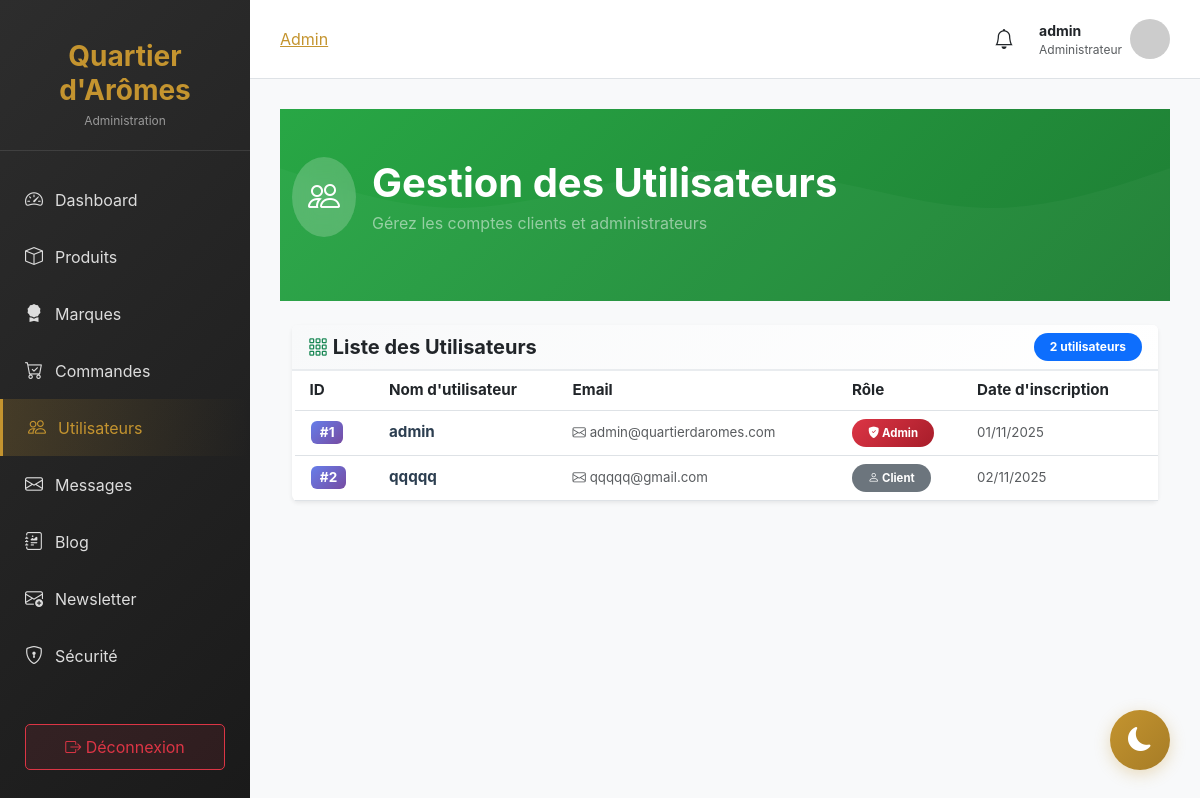
Page /admin/users (signed in) on the committed database.
### models.py (models this page shows, shortened)
class User(db.Model, UserMixin):
    __tablename__ = 'users'
    id = db.Column(db.Integer, primary_key=True)
    username = db.Column(db.String(80), unique=True, nullable=False)
    email = db.Column(db.String(120), unique=True, nullable=False)
    password = db.Column(db.String(200), nullable=False)
    first_name = db.Column(db.String(100))
    last_name = db.Column(db.String(100))
    phone = db.Column(db.String(20))
    address = db.Column(db.Text)
    is_admin = db.Column(db.Boolean, default=False)
    created_at = db.Column(db.DateTime, default=datetime.utcnow)
    orders = db.relationship('Order', backref='customer', lazy=True)

### app.py (the view)
@app.route('/admin/users')
@admin_required
def admin_users():
    users = User.query.all()
    return render_template('admin/manage_users.html', users=users)

### app.py (called while the page is built)
@login_manager.user_loader
def load_user(user_id):
    return User.query.get(int(user_id))

@app.context_processor
def inject_now():
    return {'now': datetime.now()}

@app.context_processor
def inject_cart_count():
    if current_user.is_authenticated:
        cart_count = CartItem.query.filter_by(user_id=current_user.id).count()
    else:
        cart = session.get('cart', {})
        cart_count = len(cart)
    return {'cart_count': cart_count}

def admin_required(f):
    @wraps(f)
    def decorated_function(*args, **kwargs):
        if not current_user.is_authenticated:
            flash('Veuillez vous connecter en tant qu\'administrateur.', 'warning')
            return redirect(url_for('admin_login'))
        elif not current_user.is_admin:
            flash('Accès refusé. Cette page est réservée aux administrateurs.', 'danger')
            return redirect(url_for('index'))
        return f(*args, **kwargs)
    return decorated_function

@app.after_request
def add_cache_headers(response):
    if request.path.startswith('/static/'):
        response.cache_control.max_age = 31536000
        response.cache_control.public = True
    return response

@app.after_request
def set_security_headers(response):
    response.headers['X-Content-Type-Options'] = 'nosniff'
    response.headers['X-Frame-Options'] = 'SAMEORIGIN'
    response.headers['X-XSS-Protection'] = '1; mode=block'
    response.headers['Content-Security-Policy'] = (
        "default-src 'self'; "
        "script-src 'self' 'unsafe-inline' 'unsafe-eval' https://cdn.jsdelivr.net; "
        "style-src 'self' 'unsafe-inline' https://cdn.jsdelivr.net; "
        "img-src 'self' data: https:; "
        "font-src 'self' https://cdn.jsdelivr.net; "
        "connect-src 'self';"
    )
    response.headers['Referrer-Policy'] = 'strict-origin-when-cross-origin'
    response.headers['Permissions-Policy'] = 'geolocation=(), microphone=(), camera=()'
    return response

### templates/admin/manage_users.html (shortened to what this page needs)
{% extends "admin/base_admin.html" %}
{% block content %}
<section class="py-5" style="background: linear-gradient(135deg, #28a745 0%, #1e7e34 100%); position: relative; overflow: hidden;">
    <div style="position: absolute; top: 0; right: 0; bottom: 0; left: 0; background-size: cover; opacity: 0.3;"></div>
    <div class="container-fluid text-white" style="position: relative; z-index: 1;">
        <div class="row align-items-center">
            <div class="col-md-12">
                <div class="d-flex align-items-center mb-3">
                    <div class="rounded-circle p-3 me-3" style="background: rgba(255, 255, 255, 0.2); backdrop-filter: blur(10px);">
                        <i class="bi bi-people fs-2"></i>
                    </div>
                    <div>
                        <h1 class="fw-bold mb-1 display-6">Gestion des Utilisateurs</h1>
                        <p class="mb-0 text-white-50">Gérez les comptes clients et administrateurs</p>
                    </div>
                </div>
            </div>
        </div>
    </div>
</section>
<div class="container-fluid py-4">
    <div class="card border-0 shadow-sm">
        <div class="card-header" style="background: linear-gradient(135deg, #f8f9fa 0%, #ffffff 100%); border-bottom: 2px solid #e9ecef;">
            <div class="d-flex justify-content-between align-items-center">
                <h5 class="mb-0 fw-bold">
                    <i class="bi bi-grid-3x3-gap text-success"></i> Liste des Utilisateurs
                </h5>
                <span class="badge bg-primary rounded-pill py-2 px-3">{{ users|length }} utilisateurs</span>
            </div>
        </div>
        <div class="card-body p-0">
            <div class="table-responsive">
                <table class="table table-hover align-middle mb-0" style="font-size: 0.95rem;">
                    <thead style="background: linear-gradient(135deg, #28a745 0%, #1e7e34 100%); color: white;">
                        <tr>
                            <th class="px-3">ID</th>
                            <th>Nom d'utilisateur</th>
                            <th>Email</th>
                            <th>Rôle</th>
                            <th>Date d'inscription</th>
                        </tr>
                    </thead>
                    <tbody>
                        {% for user in users %}
                        <tr class="border-bottom" style="transition: all 0.2s;" onmouseover="this.style.backgroundColor='#f8f9fa'" onmouseout="this.style.backgroundColor=''">
                            <td class="px-3">
                                <span class="badge" style="background: linear-gradient(135deg, #667eea 0%, #764ba2 100%); font-size: 0.85rem;">
                                    #{{ user.id }}
                                </span>
                            </td>
                            <td><strong style="color: #2c3e50;">{{ user.username }}</strong></td>
                            <td><small class="text-muted"><i class="bi bi-envelope"></i> {{ user.email }}</small></td>
                            <td>
                                {% if user.is_admin %}
                                <span class="badge rounded-pill px-3 py-2" style="background: linear-gradient(135deg, #dc3545 0%, #a71d2a 100%); color: white;">
                                    <i class="bi bi-shield-fill-check"></i> Admin
                                </span>
                                {% else %}
                                <span class="badge bg-secondary rounded-pill px-3 py-2">
                                    <i class="bi bi-person"></i> Client
                                </span>
                                {% endif %}
                            </td>
                            <td><small class="text-muted">{{ user.created_at.strftime('%d/%m/%Y') }}</small></td>
                        </tr>
                        {% endfor %}
                    </tbody>
                </table>
            </div>
        </div>
    </div>
</div>
{% endblock %}

### templates/admin/base_admin.html (shortened to what this page needs)
<!DOCTYPE html>
<html lang="fr">
<head>
    <link href="https://cdn.jsdelivr.net/npm/bootstrap@5.3.0/dist/css/bootstrap.min.css" rel="stylesheet">
    <link rel="stylesheet" href="https://cdn.jsdelivr.net/npm/bootstrap-icons@1.11.0/font/bootstrap-icons.css">
    <link rel="stylesheet" href="{{ url_for('static', filename='css/admin-dark-mode.css') }}">
</head>
<body>
    <nav class="admin-sidebar">
        <div class="admin-logo">
            <h3>Quartier d'Arômes</h3>
            <p>Administration</p>
        </div>
        <ul class="sidebar-menu">
            <li>
                <a href="{{ url_for('admin_dashboard') }}" class="{% if request.endpoint == 'admin_dashboard' %}active{% endif %}">
                    <i class="bi bi-speedometer2"></i>
                    <span>Dashboard</span>
                </a>
            </li>
            <li>
                <a href="{{ url_for('admin_products') }}" class="{% if 'product' in request.endpoint %}active{% endif %}">
                    <i class="bi bi-box"></i>
                    <span>Produits</span>
                </a>
            </li>
            <li>
                <a href="{{ url_for('admin_brands') }}" class="{% if 'brand' in request.endpoint %}active{% endif %}">
                    <i class="bi bi-award-fill"></i>
                    <span>Marques</span>
                </a>
            </li>
            <li>
                <a href="{{ url_for('admin_orders') }}" class="{% if 'order' in request.endpoint %}active{% endif %}">
                    <i class="bi bi-cart-check"></i>
                    <span>Commandes</span>
                </a>
            </li>
            <li>
                <a href="{{ url_for('admin_users') }}" class="{% if 'user' in request.endpoint %}active{% endif %}">
                    <i class="bi bi-people"></i>
                    <span>Utilisateurs</span>
                </a>
            </li>
            <li>
                <a href="{{ url_for('admin_messages') }}" class="{% if 'message' in request.endpoint %}active{% endif %}">
                    <i class="bi bi-envelope"></i>
                    <span>Messages</span>
                </a>
            </li>
            <li>
                <a href="{{ url_for('admin_blog_posts') }}" class="{% if 'blog' in request.endpoint %}active{% endif %}">
                    <i class="bi bi-journal-richtext"></i>
                    <span>Blog</span>
                </a>
            </li>
            <li>
                <a href="{{ url_for('admin_newsletter') }}" class="{% if 'newsletter' in request.endpoint %}active{% endif %}">
                    <i class="bi bi-envelope-plus"></i>
                    <span>Newsletter</span>
                </a>
            </li>
            <li>
                <a href="{{ url_for('admin_security_dashboard') }}" class="{% if 'security' in request.endpoint %}active{% endif %}">
                    <i class="bi bi-shield-lock"></i>
                    <span>Sécurité</span>
                </a>
            </li>
        </ul>
        <div class="logout-btn">
            <a href="{{ url_for('logout') }}">
                <i class="bi bi-box-arrow-right"></i> Déconnexion
            </a>
        </div>
    </nav>
    <div class="admin-content">
        <div class="admin-topbar">
            <nav aria-label="breadcrumb">
                <ol class="breadcrumb mb-0">
                    <li class="breadcrumb-item"><a href="{{ url_for('admin_dashboard') }}" style="color: var(--primary-color);">Admin</a></li>
                </ol>
            </nav>
            <div class="d-flex align-items-center gap-3">
                {% if current_user.is_authenticated and current_user.is_admin %}
                <div class="dropdown">
                    <button class="btn btn-link text-dark position-relative p-2" data-bs-toggle="dropdown">
                        <i class="bi bi-bell fs-5"></i>
                    </button>
                </div>
                {% endif %}
                <div class="d-flex align-items-center">
                    <div class="me-2">
                        <div class="fw-bold small">{{ current_user.username }}</div>
                        <div class="text-muted" style="font-size: 12px;">Administrateur</div>
                    </div>
                    <img src="https://ui-avatars.com/api/?name={{ current_user.username }}&background=C4942F&color=fff"
                         alt="Avatar" class="rounded-circle" style="width: 40px; height: 40px;">
                </div>
            </div>
        </div>
        <div class="admin-main">
            {% block content %}{% endblock %}
        </div>
    </div>
</body>
</html>

### static/css/admin-dark-mode.css (style rules this page uses)
:root[data-theme="light"] { --bg-primary: #f8f9fa; --bg-secondary: #ffffff; --bg-tertiary: #f1f3f5; --text-primary: #2d2d2d; --text-secondary: #495057; --text-muted: #6c757d; --border-color: #dee2e6; --shadow: 0 2px 8px rgba(0, 0, 0, 0.1); --card-bg: #ffffff; --input-bg: #ffffff; --hover-bg: #f8f9fa; }
body, .admin-sidebar, .admin-topbar, .card, .table, .form-control, .form-select, .btn, .dropdown-menu, .modal-content { transition: background-color 0.3s ease, color 0.3s ease, border-color 0.3s ease; }

### templates/admin/base_admin.html (style rules this page uses)
:root { --primary-color: #C4942F; --sidebar-bg: #2d2d2d; --sidebar-hover: #1a1a1a; }
body { font-family: 'Inter', -apple-system, BlinkMacSystemFont, sans-serif; background-color: #f8f9fa; }
.admin-sidebar { position: fixed; top: 0; left: 0; height: 100vh; width: 250px; background: linear-gradient(135deg, var(--sidebar-bg) 0%, var(--sidebar-hover) 100%); padding-top: 20px; z-index: 1000; overflow-y: auto; }
.admin-logo { text-align: center; padding: 20px; border-bottom: 1px solid rgba(255,255,255,0.1); margin-bottom: 20px; }
.admin-logo h3 { color: var(--primary-color); font-weight: bold; margin: 0; }
.admin-logo p { color: #999; font-size: 12px; margin: 5px 0 0 0; }
.sidebar-menu { padding: 0; margin: 0; list-style: none; }
.sidebar-menu li { margin: 0; }
.sidebar-menu a { display: flex; align-items: center; padding: 15px 25px; color: #ddd; text-decoration: none; transition: all 0.3s ease; }
.sidebar-menu a.active { background: linear-gradient(90deg, rgba(196, 148, 47, 0.2) 0%, transparent 100%); color: var(--primary-color); border-left: 3px solid var(--primary-color); }
.sidebar-menu i { margin-right: 12px; font-size: 18px; }
.admin-content { margin-left: 250px; min-height: 100vh; background: #f8f9fa; }
.admin-topbar { background: white; padding: 15px 30px; border-bottom: 1px solid #dee2e6; display: flex; justify-content: space-between; align-items: center; position: sticky; top: 0; z-index: 999; }
.admin-topbar .breadcrumb { margin: 0; background: none; padding: 0; }
.admin-main { padding: 30px; }
.logout-btn { position: absolute; bottom: 30px; left: 25px; right: 25px; }
.logout-btn a { background: rgba(220, 53, 69, 0.1); color: #dc3545; border: 1px solid #dc3545; padding: 10px; text-align: center; border-radius: 5px; display: block; text-decoration: none; transition: all 0.3s ease; }

### templates/admin/manage_users.html (style rules this page uses)
.table tbody tr { border-left: 3px solid transparent; }

### rows in the picture
User: username "admin", id "1", email "admin@quartierdaromes.com", is_admin True (drawn), created_at "01/11/2025"
User: id "2", username "qqqqq", email "qqqqq@gmail.com", is_admin False (drawn), created_at "02/11/2025"

### other values in the picture
{{ users|length }} "2"
